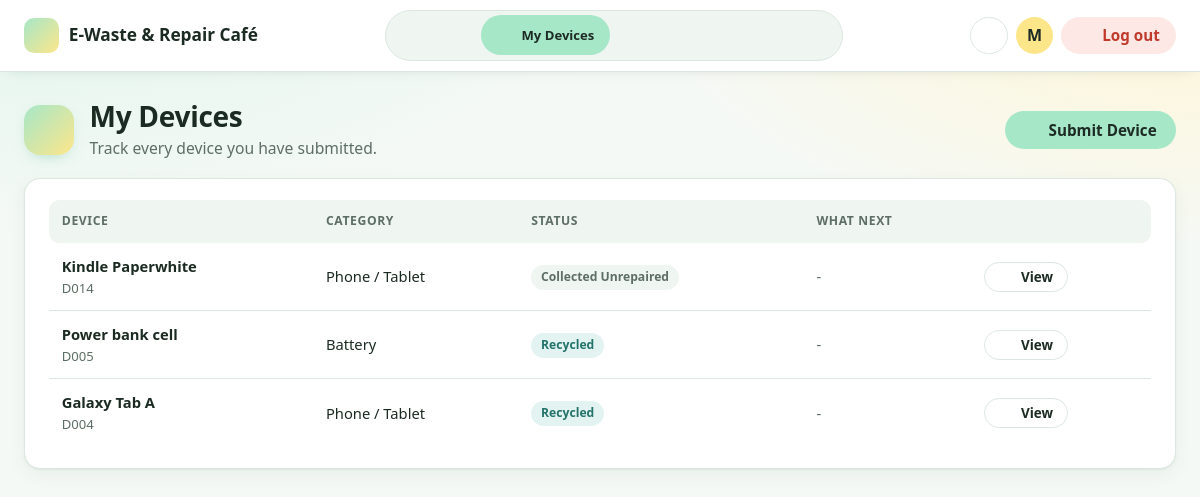
Screenshot of /student/my-devices.php (signed in) with the database file from the repository.
### tables this page shows
CREATE TABLE `devices` (
  `deviceID` varchar(10) NOT NULL,
  `submitted_by` varchar(10) NOT NULL,
  `categoryID` varchar(10) NOT NULL,
  `claimed_by` varchar(10) DEFAULT NULL,
  `processed_by` varchar(10) DEFAULT NULL,
  `device_name` varchar(100) NOT NULL,
  `fault_description` varchar(255) NOT NULL,
  `photo_path` varchar(255) NOT NULL,
  `weight_kg` decimal(6,2) DEFAULT NULL,
  `status` enum('Submitted','Cancelled','Dropped Off','Claimed','In Repair','Ready for Collection','Completed','Pending Consent','Return Requested','Awaiting Recycle','Recycled','Returned Unrepaired','Collected Unrepaired','Disposed','Returned Unclaimed') NOT NULL DEFAULT 'Submitted',
  `disposal_method` enum('Certified e-waste recycler','Battery take-back programme','Metal recovery','Harvest parts for repair stock') DEFAULT NULL,
  `terms_accepted` tinyint(1) NOT NULL,
  `recycle_consent` tinyint(1) DEFAULT NULL,
  `submitted_at` datetime NOT NULL DEFAULT current_timestamp(),
  `status_changed_at` datetime NOT NULL DEFAULT current_timestamp(),
  CONSTRAINT `chk_dev_weight` CHECK (`weight_kg` IS NULL OR (`weight_kg` > 0 AND `weight_kg` <= 50)),
  CONSTRAINT `chk_dev_terms` CHECK (`terms_accepted` = 1)
);

CREATE TABLE `categories` (
  `categoryID` varchar(10) NOT NULL,
  `category_name` varchar(50) NOT NULL,
  `multiplier` decimal(7,2) NOT NULL,
  `max_points` int(11) NOT NULL,
  `is_active` tinyint(1) NOT NULL DEFAULT 1,
  CONSTRAINT `chk_cat_multiplier` CHECK (`multiplier` > 0),
  CONSTRAINT `chk_cat_max` CHECK (`max_points` > 0)
);

### includes/functions.php (called while the page is built, shortened)
<?php
require_once __DIR__ . '/icons.php';
function e($value)
{
    return htmlspecialchars((string) $value, ENT_QUOTES, 'UTF-8');
}
function db_all($conn, $sql, $types = '', $params = [])
{
    $stmt = $conn->prepare($sql);
    if ($types !== '') $stmt->bind_param($types, ...$params);
    $stmt->execute();
    $result = $stmt->get_result();
    return $result->fetch_all(MYSQLI_ASSOC);
}
function status_class($status)
{
    return 'status-' . strtolower(str_replace(' ', '-', $status));
}

### student/my-devices.php (the view, shortened to what this page needs)
<?php
require '../config/db.php';
require '../includes/functions.php';
$tp = $_SESSION['tp_number'];
$devices = db_all($conn, "SELECT d.*, c.category_name FROM devices d
    JOIN categories c ON d.categoryID = c.categoryID
    WHERE d.submitted_by = ? ORDER BY d.submitted_at DESC", 's', [$tp]);
require '../includes/student_top.php';
?>
<section class="card">
    <div class="table-wrap"><table>
        <thead><tr><th>Device</th><th>Category</th><th>Status</th><th>What next</th><th></th></tr></thead>
        <tbody>
        <?php foreach ($devices as $d):
            $status = $d['status'];
            $message = '-';
            $late = false;
        ?>
            <tr>
                <td><strong><?= e($d['device_name']) ?></strong><small class="muted block"><?= e($d['deviceID']) ?></small></td>
                <td><?= e($d['category_name']) ?></td>
                <td><span class="badge <?= e(status_class($status)) ?>"><?= e($status) ?></span></td>
                <td class="<?= $late ? 'text-danger' : 'muted' ?>"><?= e($message) ?></td>
                <td><a class="btn btn-outline btn-sm" href="device-details.php?id=<?= urlencode($d['deviceID']) ?>"><?= icon('eye') ?> View</a></td>
            </tr>
        <?php endforeach; ?>
        </tbody>
    </table></div>
</section>
<?php require '../includes/bottom.php'; ?>

### includes/icons.php (shortened to what this page needs)
<?php
function icon($name, $class = '')
{
    $svg = $paths[$name] ?? $paths['box'];
    return '<svg class="icon ' . $class . '" viewBox="0 0 24 24" aria-hidden="true" focusable="false">' . $svg . '</svg>';
}

### assets/css/style.css (style rules this page uses)
:root { --font-display: "Segoe UI", system-ui, -apple-system, Roboto, Arial, sans-serif; --font-text: "Segoe UI", system-ui, -apple-system, Roboto, Arial, sans-serif; --bg: #f5f9f6; --surface: #ffffff; --surface-2: #eff5f1; --text: #1b2b22; --muted: #5d6e64; --border: #dce7e0; --primary: #3fb37f; --primary-dark: #1d2b24; --primary-press: #74d3a6; --primary-soft: #e3f7ed; --accent: #a6e7c8; --accent-hover: #8fdeb8; --sun: #fde68a; --sun-hover: #fbdc6a; --sun-soft: #fff6d6; --ink: #1d2b24; --danger: #c0392b; --danger-soft: #fde8e5; --warn: #9a6200; --warn-soft: #fdf1d4; --mint-bg: #e0f5ea; --mint-fg: #2a8f61; --sky-bg: #e2eff8; --sky-fg: #2b6a96; --gold-bg: #fcf0d2; --gold-fg: #9a6400; --rose-bg: #fbe6ec; --rose-fg: #b23e5c; --red-bg: #fde6e3; --red-fg: #c0392b; --shadow: 0 1px 2px rgba(25, 60, 40, 0.06), 0 6px 18px rgba(25, 60, 40, 0.06); --radius: 16px; --ring: 0 0 0 4px rgba(63, 179, 127, 0.3); }
* { box-sizing: border-box; }
body { margin: 0; font-family: var(--font-text); font-size: 1rem; line-height: 1.55; color: var(--text); background: var(--bg); }
a { color: var(--ink); text-decoration-color: var(--primary); text-decoration-thickness: 2px; text-underline-offset: 3px; }
small { font-size: 0.82rem; }
.muted { color: var(--muted); }
.icon { width: 1.15em; height: 1.15em; flex-shrink: 0; vertical-align: -0.2em; fill: none; stroke: currentColor; stroke-width: 1.8; stroke-linecap: round; stroke-linejoin: round; }
.btn { display: inline-flex; align-items: center; justify-content: center; gap: 0.45rem; padding: 0.58rem 1.15rem; border: 1.5px solid transparent; border-radius: 999px; font-weight: 600; font-size: 0.95rem; text-decoration: none; line-height: 1.2; cursor: pointer; white-space: nowrap; transition: background 0.15s, color 0.15s, border-color 0.15s, transform 0.08s, box-shadow 0.15s; }
.btn-primary { background: var(--accent); color: var(--ink); }
.btn-outline { background: var(--surface); border-color: var(--border); color: var(--text); }
.btn-sm { padding: 0.38rem 0.85rem; font-size: 0.84rem; }
.icon-btn .icon, .btn-icon .icon { width: 1.15rem; height: 1.15rem; }
.badge { display: inline-flex; align-items: center; gap: 0.3rem; padding: 0.18rem 0.62rem; border-radius: 999px; font-size: 0.76rem; font-weight: 700; white-space: nowrap; background: var(--surface-2); color: var(--muted); }
.status-awaiting-recycle, .status-recycled { background: #e3f3f1; color: #23736a; }
.brand-mark .icon { width: 1.3rem; height: 1.3rem; }
.pill .icon { width: 1.25rem; height: 1.25rem; }
body.app { background: radial-gradient(900px 380px at 0% -5%, var(--mint-bg), transparent 70%), radial-gradient(800px 360px at 100% 0%, var(--sun-soft), transparent 70%), var(--bg); background-repeat: no-repeat; }
.page-icon .icon { width: 1.5rem; height: 1.5rem; }
.card { background: var(--surface); border: 1px solid var(--border); border-radius: var(--radius); padding: 1.35rem 1.5rem; margin-bottom: 1.25rem; box-shadow: var(--shadow); }
.table-wrap { overflow-x: auto; }
table { width: 100%; border-collapse: collapse; font-size: 0.92rem; }
th, td { text-align: left; padding: 0.75rem 0.8rem; border-bottom: 1px solid var(--border); vertical-align: middle; }
thead th { font-size: 0.76rem; text-transform: uppercase; letter-spacing: 0.05em; color: var(--muted); background: var(--surface-2); border-bottom: 0; }
thead th:first-child { border-radius: 10px 0 0 10px; }
thead th:last-child { border-radius: 0 10px 10px 0; }
tbody tr:last-child td { border-bottom: 0; }
:root { --pub-gradient: url("../img/circuit-green.svg"), radial-gradient(ellipse at 88% 10%, rgba(253, 230, 138, 0.5), transparent 45%), radial-gradient(ellipse at 5% 90%, rgba(166, 231, 200, 0.45), transparent 50%), linear-gradient(160deg, #e3f7ed 0%, #fbfdf9 48%, #fff4cf 100%); }
.block { display: block; }

### rows the page displays
devices: device_name "Kindle Paperwhite", deviceID "D014", categoryID.category_name "Phone / Tablet", status "Collected Unrepaired", message "-"
devices: device_name "Power bank cell", deviceID "D005", categoryID.category_name "Battery", status "Recycled", message "-"
devices: device_name "Galaxy Tab A", deviceID "D004", categoryID.category_name "Phone / Tablet", status "Recycled", message "-"

### other values shown
$label "My Devices"
$initial "M"
$title "My Devices"
$desc "Track every device you have submitted."
$actions "Submit Device"
